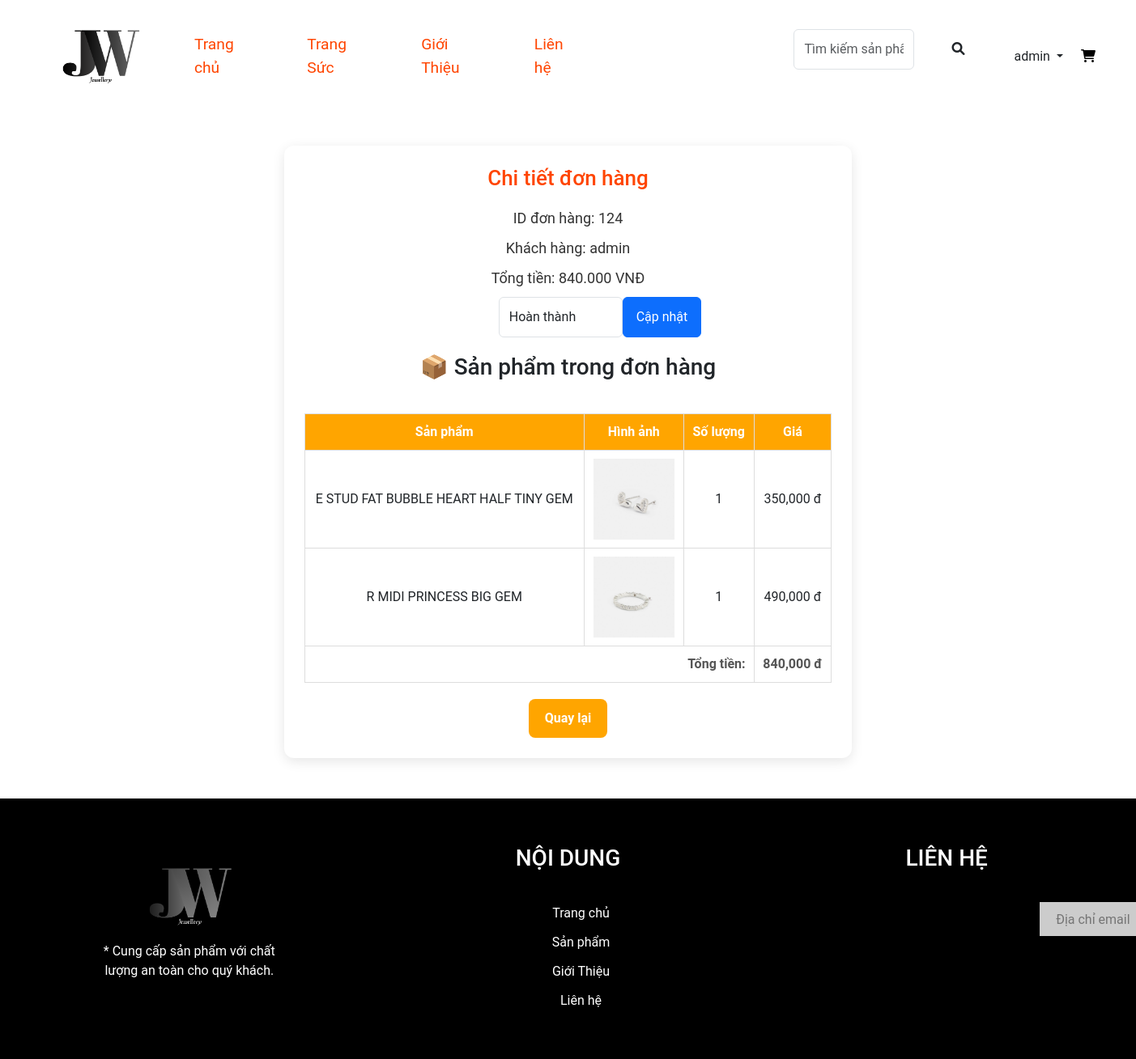
The page /admin-order-detail/124 (signed in) on the database its author committed.
### tables this page shows
CREATE TABLE `donhang` (
  `id` int NOT NULL,
  `ngaydat` datetime NOT NULL DEFAULT CURRENT_TIMESTAMP,
  `soluongSP` int NOT NULL,
  `tongtien` int NOT NULL,
  `magg` varchar(50) DEFAULT NULL,
  `trangthai` set('Chờ xác nhận','Đang giao hàng','Giao thành công','Đơn bị hủy') NOT NULL DEFAULT 'Chờ xác nhận',
  `id_user` int NOT NULL
);

CREATE TABLE `user` (
  `id` int NOT NULL,
  `username` varchar(100) NOT NULL,
  `password` varchar(100) NOT NULL,
  `email` varchar(100) NOT NULL,
  `sdt` varchar(20) NOT NULL,
  `vaitro` enum('user','admin') DEFAULT 'user'
);

CREATE TABLE `chitietdonhang` (
  `id` int NOT NULL,
  `id_dh` int NOT NULL,
  `id_sp` int NOT NULL,
  `soluong` int NOT NULL,
  `giaban` decimal(10,0) NOT NULL
);

CREATE TABLE `sanpham` (
  `id` int NOT NULL,
  `ten` varchar(100) NOT NULL,
  `hinh` varchar(400) NOT NULL,
  `gia` varchar(50) NOT NULL,
  `sale` varchar(50) NOT NULL,
  `mota` varchar(1000) NOT NULL,
  `ngaydang` date NOT NULL,
  `id_dm` int NOT NULL
);

### src/Framework/Viewer.php (called while the page is built, shortened)
<?php
class Viewer
{
  public function render(string $template, array $data = []): string
  {
    extract($data, EXTR_SKIP);
    require "views/$template";
    return ob_get_clean();
  }
}

### index.php (called while the page is built, shortened)
<?php
include_once "./views/layout-header.php";
$router = new Router();
$router->add("/", ["controller" => "home", "action" => "index"]);
$router->add("/trang-suc", ["controller" => "products", "action" => "index"]);
$router->add("/trang-suc/tim-kiem", ["controller" => "products", "action" => "search"]);
$router->add("/trang-suc/danh-muc/{id:\d+}", ["controller" => "products", "action" => "index"]);
$router->add("/trang-suc/chi-tiet/{id:\d+}", ["controller" => "products", "action" => "detail"]);
$router->add("/gioi-thieu", ["controller" => "home", "action" => "about"]);
$router->add("/lien-he", ["controller" => "home", "action" => "contact"]);
$router->add("/gio-hang", ["controller" => "carts", "action" => "index"]);
$router->add("/gio-hang/check-out", ["controller" => "carts", "action" => "checkout"]);
$router->add("/gio-hang/add/{id:\d+}", ["controller" => "carts", "action" => "addToCart"]);
$router->add("/gio-hang/xoa/{id:\d+}", ["controller" => "carts", "action" => "removeFromCart"]);
$router->add("/don-hang", ["controller" => "orders", "action" => "index"]);
$router->add("/don-hang/chi-tiet/{id:\d+}", ["controller" => "orders", "action" => "detail"]);
$router->add("/don-hang/huy/{id:\d+}", ["controller" => "orders", "action" => "cancel"]);
$router->add("/dang-nhap", ["controller" => "users", "action" => "login"]);
$router->add("/dang-ky", ["controller" => "users", "action" => "register"]);
$router->add("/dang-xuat", ["controller" => "users", "action" => "logout"]);
$router->add("/admin", ["controller" => "admins", "action" => "index"]);
$router->add("/admin-pro", ["controller" => "products", "action" => "adminPro"]);
$router->add("/admin-add-pro", ["controller" => "products", "action" => "adminAddPro"]);
$router->add("/admin-edit-pro/{id:\d+}", ["controller" => "products", "action" => "adminEditPro"]);
$router->add("/admin-delete-pro/{id:\d+}", ["controller" => "products", "action" => "deleteP"]);
$router->add("/admin-cate", ["controller" => "categorys", "action" => "adminCate"]);
$router->add("/admin-add-cate", ["controller" => "categorys", "action" => "adminAddCate"]);
$router->add("/admin-edit-cate/{id:\d+}", ["controller" => "categorys", "action" => "adminEditCate"]);
$router->add("/admin-delete-cate/{id:\d+}", ["controller" => "categorys", "action" => "deleteC"]);
$router->add("/admin-user", ["controller" => "admins", "action" => "adminUser"]);
$router->add("/admin-add-user", ["controller" => "admins", "action" => "addUser"]);
$router->add("/admin-edit-user/{id:\d+}", ["controller" => "admins", "action" => "editAdminUser"]);
$router->add("/admin-delete-user/{id:\d+}", ["controller" => "admins", "action" => "deleteU"]);
$router->add("/admin-order", ["controller" => "admins", "action" => "adminOrders"]);
$router->add("/admin-order-update/{id:\d+}", ["controller" => "admins", "action" => "updateOrderStatus"]);
$router->add("/admin-order-detail/{id:\d+}", ["controller" => "admins", "action" => "adminOrderDetail"]);
$router->add("/admin-order-confirm/{id:\d+}", ["controller" => "admins", "action" => "confirmOrder"]);
$router->add("/admin-order-cancel/{id:\d+}", ["controller" => "admins", "action" => "cancelOrder"]);
$path = parse_url($_SERVER["REQUEST_URI"], PHP_URL_PATH);
$params = $router->match($path);
$action = $params["action"];
unset($params['controller'], $params["action"]);
$controller_object = new ("App\Controllers\\" . $controller)();
$controller_object->$action(...$params);
include_once "./views/layout-footer.php";

### src/App/Database.php (called while the page is built, shortened)
<?php
class Database
{
  public function getConnection(): PDO
  {
    $dsn = "mysql:host={$this->host};dbname={$this->name};charset=utf8;port=3306";
    return new PDO($dsn, $this->user, $this->password, [
      PDO::ATTR_ERRMODE => PDO::ERRMODE_EXCEPTION
    ]);
  }
  private function query($sql, $param = [])
  {
    $stmt = $this->getConnection()->prepare($sql);
    if ($param) {
      $stmt->execute($param);
    } else {
      $stmt->execute();
    }
    return $stmt;
  }
  public function getAll($sql)
  {
    $param = array_slice(func_get_args(), 1);
    $stmt = $this->query($sql, $param);
    return $stmt->fetchAll(PDO::FETCH_ASSOC);
  }
  public function getOne($sql,)
  {
    $param = array_slice(func_get_args(), 1);
    $stmt = $this->query($sql, $param);
    return $stmt->fetch(PDO::FETCH_ASSOC);
  }
}

### src/App/Models/Order.php (called while the page is built, shortened)
<?php
class Order extends Model
{
    public function getOrderById($id)
    {
        $sql = "SELECT donhang.*, user.username AS ten_nguoidung
            FROM donhang
            JOIN user ON donhang.id_user = user.id
            WHERE donhang.id = ?";
        return $this->database->getOne($sql, $id);
    }
    public function getOrderItems($id_order)
    {
        $sql = "SELECT chitietdonhang.*, sanpham.ten, sanpham.gia, sanpham.hinh
            FROM chitietdonhang
            JOIN sanpham ON chitietdonhang.id_sp = sanpham.id
            WHERE chitietdonhang.id_dh = ?";
        return $this->database->getAll($sql, $id_order);
    }
}

### src/Framework/Model.php (called while the page is built, shortened)
<?php
abstract class Model
{
  public function __construct()
  {
    $this->database = new Database("localhost", "wd19311-php2", "root", "");
  }
}

### views/admin-order-detail.php (the view, shortened to what this page needs)
<div class="order-detail-container">
    <h2>Chi tiết đơn hàng</h2>
    <p>ID đơn hàng: <?= $order['id'] ?></p>
    <p>Khách hàng: <?= $order['ten_nguoidung'] ?></p>
    <p>Tổng tiền: <?= number_format($order['tongtien'], 0, ',', '.') ?> VNĐ</p>
    <form action="/web2-php/admin-order-update/<?= $order['id'] ?>" method="POST"">
        <select name="status" class="form-control">
            <option value="Giao thành công" <?= $order['trangthai'] == 'Giao thành công' ? 'selected' : '' ?>>Hoàn thành</option>
        </select>
        <button type="submit" class="btn btn-primary">Cập nhật</button>
    </form>
    <h3 style="padding:20px;">📦 Sản phẩm trong đơn hàng</h3>
    <table class="order-items">
        <tr>
            <th>Sản phẩm</th>
            <th>Hình ảnh</th>
            <th>Số lượng</th>
            <th>Giá</th>
        </tr>
        <?php
        $tongTien = 0;
        ?>
        <?php if (!empty($orderDetail) && is_array($orderDetail)) : ?>
            <?php foreach ($orderDetail as $item) : ?>
                <?php
                $subtotal = $item['soluong'] * $item['gia'];
                $tongTien += $subtotal;
                ?>
                <tr>
                    <td><?= $item['ten'] ?></td>
                    <td>
                        <img src="/web2-php/public/image/<?= $item['hinh'] ?>" alt="" width="100" height="100">
                    </td>
                    <td><?= $item['soluong'] ?></td>
                    <td><?= number_format($item['gia']) ?> đ</td>
                </tr>
            <?php endforeach; ?>
            <tr>
                <td colspan="3" style="text-align: right;"><strong>Tổng tiền:</strong></td>
                <td><strong><?= number_format($tongTien) ?> đ</strong></td>
            </tr>
        <?php endif; ?>
    </table>
    <a href="/web2-php/admin-order">Quay lại</a>
</div>

### public/css/index.css (style rules this page uses)
:root { --main-color: #d3ad7f; --black: black; --bg: #fff; --border: .1rem solid rgba(255, 255, 255, .3); }
* { padding: 0; margin: 0; box-sizing: border-box; font-family: 'Roboto', sans-serif; outline: none; border: none; text-decoration: none; }
body { background: #fff; }

### views/admin-order-detail.php (style rules this page uses)
form { display: flex; width: 250px; height: 50px; text-align: center; margin-left: 240px; }
form .btn { width: 150px; }
.order-detail-container { width: 50%; margin: 50px auto; background: #fff; padding: 25px; border-radius: 12px; box-shadow: 0px 4px 15px rgba(0, 0, 0, 0.1); text-align: center; }
.order-detail-container h2 { color: orangered; margin-bottom: 20px; font-size: 26px; }
.order-detail-container p { font-size: 18px; margin: 10px 0; color: #333; }
.order-detail-container strong { color: #555; }
.order-items { width: 100%; margin-top: 20px; border-collapse: collapse; }
.order-items th, .order-items td { border: 1px solid #ddd; padding: 10px; text-align: center; }
.order-items th { background: orange; color: white; }
.order-detail-container a { display: inline-block; margin-top: 20px; padding: 12px 20px; background: orange; color: white; text-decoration: none; border-radius: 8px; font-weight: bold; transition: all 0.3s ease; }

### rows shown on the page
donhang: id "124", id_user.username "admin", tongtien "840.000", status "Hoàn thành"
chitietdonhang: id_sp.ten "E STUD FAT BUBBLE HEART HALF TINY GEM", id_sp.hinh (picture), soluong "1", id_sp.gia "350,000"
chitietdonhang: id_sp.ten "R MIDI PRINCESS BIG GEM", id_sp.hinh (picture), soluong "1", id_sp.gia "490,000"

### other values the page prints
$_SESSION['user']['username'] "admin"
$tongTien "840,000"
